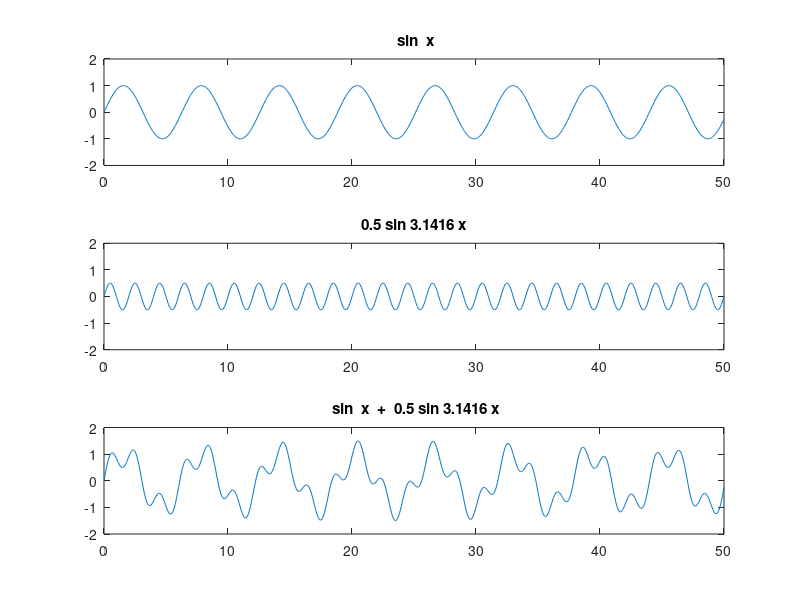

MATLAB code to generate this figure:
function quasi(a2,f2,a1,f1,b)
%
%  quasi(a2,f2,a1,f1,b)
%
% Plots the quasi-periodic function
%   a1 sin(f1 * x)  + a2 sin(f2 * x)
%  from x = 0 to b
%
%  all arguments are optional
%
%   See also QUASI3

n = 1000;

if nargin < 5,  b = 50; end 
if nargin < 4,  a1 = 1; f1 = 1; end 
if nargin < 2, a2 = .5; f2 = pi; end 

dy = a1 + a2 + .5;
axl = [0 b -dy dy];

%f2 = 3/4; b = 100;

if f1 == 1, s1 = ''; else s1 = num2str(f1); end
if f2 == 1, s2 = ''; else s2 = num2str(f2); end
if a1 == 1, z1 = ''; else z1 = num2str(a1); end
if a2 == 1, z2 = ''; else z2 = num2str(a2); end

x = linspace(0,b,n);

y1 = a1 * sin(f1*x);
y2 = a2 * sin(f2*x);

z = y1 + y2;

subplot(3,1,1); plot(x,y1); axis(axl); title([z1,' sin ',s1,' x'])
subplot(3,1,2); plot(x,y2); axis(axl); title([z2,' sin ',s2,' x'])
subplot(3,1,3); plot(x,z); axis(axl);
 title([z1,' sin ',s1,' x  +  ',z2,' sin ',s2,' x'])
